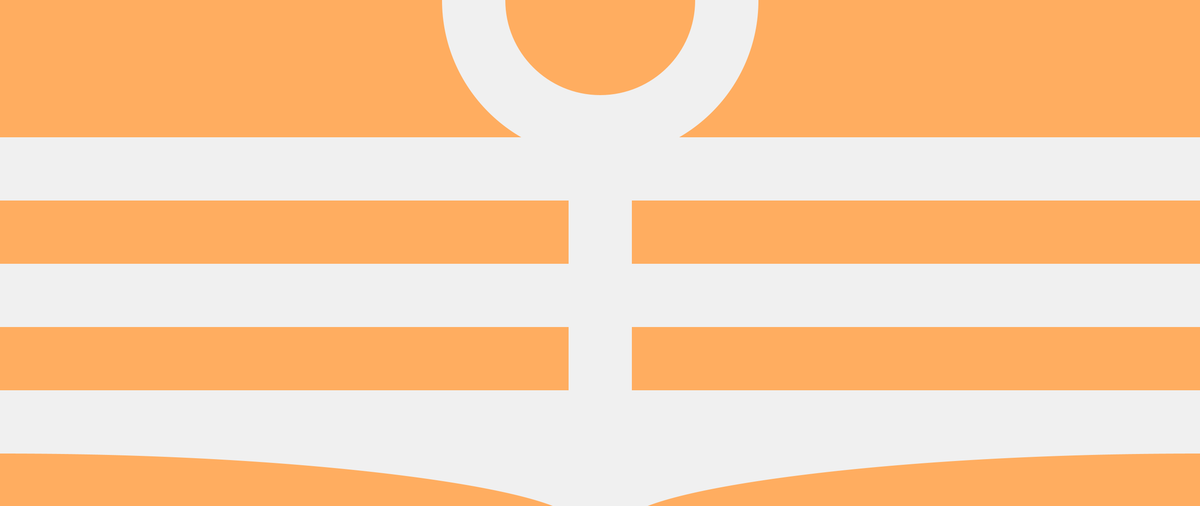
Frame 1 (no input)
Frame 2 (the mouse pressed at the canvas centre, redrawn once): identical to frame 1, image omitted

The Processing sketch that drew this single still picture (run headless with seeded random() and noise(); the mouse was pressed at the canvas centre and the sketch redrawn once):

// Processing sketch: fifth_element_the
// ── fifth_element_the.pde
// Manuale di Programmazione Cinematografica
// Daniele Olmisani, 2016

// The Fift Element


final color PAPER = color(255, 173, 96);
final color INK = color(240);

void setup() {
  size(2560, 1080);
  noLoop();
}

void draw() {

  background(PAPER);
  
  float s = min(width, height) / 8.0;
  
  fill(PAPER);
  stroke(INK);
  strokeWeight(s);
  
  translate(width/2.0, 0);
  line(0, 0, 0, height);
  ellipse(0, 0, 4*s, 4*s);
  
  translate(0, height/3.0);
  
  for (int i=0; i<3; i++) {
    line(-width/2.0, 0, width/2.0, 0);
    translate(0, height/4.0);
  }
  
  resetMatrix();
  translate(width/2.0, height);
  
  ellipse(-width/2.0, 0, width, height/3.0);
  ellipse( width/2.0, 0, width, height/3.0);
  
  save("the-fifth-element.png");
}
